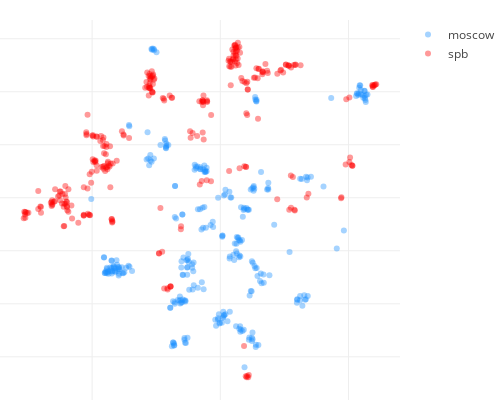

Notebook cell for this chart:
### Code cell
def locations_scatter_plot(locs_x, locs_y, 
                           opposite_locs_x,opposite_locs_y,
                          locs_labels, opposite_locs_labels):
    MARKER_OPACITY = 0.4
    PLOT_HEIGHT = 400
    PLOT_WIDTH = 500
    TARGET_COLOR = 'dodgerblue'
    OPPOSITE_COLOR = 'red'
    MARGIN = dict(l=0, r=30, b=0, t=20)
    
    
    def create_scatter(x, y, colors, labels, name):
        return go.Scatter(x=x, y=y,
                          mode='markers',
                          hoverinfo='text', 
                          text=labels, name=name,
                          marker=dict(opacity=MARKER_OPACITY, 
                                       color=colors))
    
    data = [create_scatter(locs_x, locs_y, TARGET_COLOR, 
                           locs_labels, CITY),
            create_scatter(opposite_locs_x, opposite_locs_y, 
                           OPPOSITE_COLOR, opposite_locs_labels, 
                           opposite_city)]

    axis_style = dict(showticklabels=False, zeroline=False)
    layout = go.Layout(height=PLOT_HEIGHT, width=PLOT_WIDTH,
                        margin=MARGIN, hovermode='closest',
                        xaxis=axis_style, yaxis=axis_style)

    fig = go.Figure(data=data, layout=layout)

    py.iplot(fig, show_link=False)


locations_scatter_plot(np.array(visual_data[0])[indexes_target],
                       np.array(visual_data[1])[indexes_target], 
                       np.array(visual_data[0])[indexes_opposite],
                       np.array(visual_data[1])[indexes_opposite],
                       labels[indexes_target], labels[indexes_opposite])

### Figure 1 — Plotly figure (JSON) as saved in the notebook; plotly's stock layout.template omitted (floating-point values rounded to 4 significant figures; data arrays with more than 128 entries replaced by an {"elided": "..."} marker saying what was removed)
{"data": [{"hoverinfo": "text", "marker": {"color": "dodgerblue", "opacity": 0.4}, "mode": "markers", "name": "moscow", "text": {"elided": "294 str values"}, "type": "scatter", "uid": "36997770-23ad-11e9-afef-3c15c2cf2370", "x": {"elided": "294 float values"}, "y": {"elided": "294 float values"}}, {"hoverinfo": "text", "marker": {"color": "red", "opacity": 0.4}, "mode": "markers", "name": "spb", "text": {"elided": "289 str values"}, "type": "scatter", "uid": "36997978-23ad-11e9-b3aa-3c15c2cf2370", "x": {"elided": "289 float values"}, "y": {"elided": "289 float values"}}], "layout": {"height": 400, "hovermode": "closest", "margin": {"b": 0, "l": 0, "r": 30, "t": 20}, "width": 500, "xaxis": {"showticklabels": false, "zeroline": false}, "yaxis": {"showticklabels": false, "zeroline": false}}}
